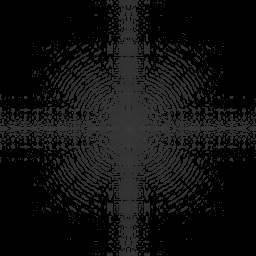
#> input picture Assignment 2 - ImageEnhancement/Images/0.05PowerTransform.png, 256 x 256 px, given in place of fourierspectrum.pgm, which was not available
$ python main.py
#> lines starting #> are read from the running program, lines starting #| are printed output that depends on the picture; long printed decimals are rounded; pictures that were not available may be replaced by others from this repository, and a replacement may not be noted
from PIL import Image
import numpy as np
import math
import cv2
import matplotlib.pyplot as plt

img = Image.open("./Images/fourierspectrum.pgm")
#> img is the input picture: PIL image 256x256 L; min 0, max 60, mean 16.2
# img.show()
img = np.asarray(img)

banker = Image.open("./Images/banker.jpeg")
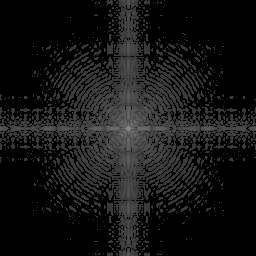
#> input picture Assignment 2 - ImageEnhancement/Images/0.2PowerTransform.png, 256 x 256 px, given in place of banker.jpeg, which was not available
#> banker is the input picture: PIL image 256x256 L; min 0, max 139, mean 20.5
banker = np.asarray(banker)

def logTransform(img, c):
    logImage = [[0 for x in range(len(img[0]))] for x in range(len(img))]
    i, j = 0, 0
    while i < len(img):
        while j < len(img[0]):
            logImage[i][j] = c * np.log(img[i][j]+1)
            j += 1
        j = 0
        i += 1
    logImage = Image.fromarray(np.array(logImage, dtype=np.uint8))
    logImage.save(f"./Images/LogTransform.png")
    logImage.show()

def powerTransform(img, c, y):
    powerImage = [[0 for x in range(len(img[0]))] for x in range(len(img))]
    i, j = 0, 0
    while i < len(img):
        while j < len(img[0]):
            powerImage[i][j] = c * np.power(img[i][j], y)
            j += 1
        j = 0
        i += 1
    powerImage = Image.fromarray(np.array(powerImage, dtype=np.uint32))
    powerImage.save(f"./Images/{y}PowerTransform.png")
    powerImage.show()

def histogramGrayscale(img):
    imgRaw = Image.fromarray(img, mode="L")
    imgRaw.show()
    # Histogram of each occurance of the 255 values
    hist = np.bincount(img.flatten(), minlength=256)
    plt.plot(hist, label="Original Image")

    # Generates a list with each pixel value (0-255). Used to calculate mean and std.
    histInv = []
    for i in range(len(hist)):
        histInv.extend([i] * hist[i])
    print("Original Image: ")
    print(f'Mean: {np.mean(histInv)}')
    print(f'Standard Deviation: {np.std(histInv)}')
    # Percentage of each value
    hist = hist / np.sum(hist)

    # Cumulative percentage of each value
    cumHist = np.cumsum(hist)

    # New transofrm contrast map
    transformMap = np.floor(255 * cumHist).astype(np.uint8)

    # New contrast list where each value is derived from the transformMap
    constrastImg = [transformMap[x] for x in list(img.flatten())]

    # Histogram for new contrast image
    contrastHist = np.bincount(constrastImg, minlength=256)
    plt.plot(contrastHist, label="Contrast Image")

    # Generates a list with each new pixel value (0-255). Used to calculate mean and std.
    contrastHistInv = []
    for i in range(len(contrastHist)):
        contrastHistInv.extend([i] * contrastHist[i])
    print("Contrast Image: ")
    print(f'Mean: {np.mean(contrastHistInv)}')
    print(f'Standard Deviation: {np.std(contrastHistInv)}')

    # Reshaping contrast array to be 2D
    constrastImg = np.reshape(np.asarray(constrastImg), img.shape)
    constrastImg = Image.fromarray(constrastImg, mode="L")
    constrastImg.show()
    plt.legend()
    plt.show()


c = 255 / np.log(1 + np.max(img))
#> c = 62.03

# [10 lines of commented-out code are left out]
histogramGrayscale(banker)
#> in histogramGrayscale, `hist = np.bincount(img.flatten(), minlength=256)`: hist = 256 values, max 43948 at index 0, min 0 at index 1, mean 256
#> after the loop in histogramGrayscale, `for i in range(len(hist)):`: histInv = 65536 items
#| Mean: 20.471
#| Standard Deviation: 29.770
#> in histogramGrayscale, `hist = hist / np.sum(hist)`: hist = 256 values, max 0.671 at index 0, min 0 at index 1, mean 0.00391
#> in histogramGrayscale, `cumHist = np.cumsum(hist)`: cumHist = 256 values from 0.671 to 1
#> in histogramGrayscale, `transformMap = np.floor(255 * cumHist).astype(np.uint8)`: transformMap = 256 values from 171 to 255
#> in histogramGrayscale, `constrastImg = [transformMap[x] for x in list(img.flatten())]`: constrastImg = 65536 items
#> in histogramGrayscale, `contrastHist = np.bincount(constrastImg, minlength=256)`: contrastHist = 256 values, max 43948 at index 171, min 0 at index 0, mean 256
#> after the loop in histogramGrayscale, `for i in range(len(contrastHist)):`: contrastHistInv = 65536 items
#| Mean: 189.318
#| Standard Deviation: 27.848
#> in histogramGrayscale, `constrastImg = np.reshape(np.asarray(constrastImg), img.shape)`:
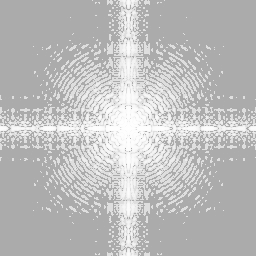
#> constrastImg: shape (256, 256); min 171, max 255, mean 189.3
#> in histogramGrayscale, `plt.show()`:
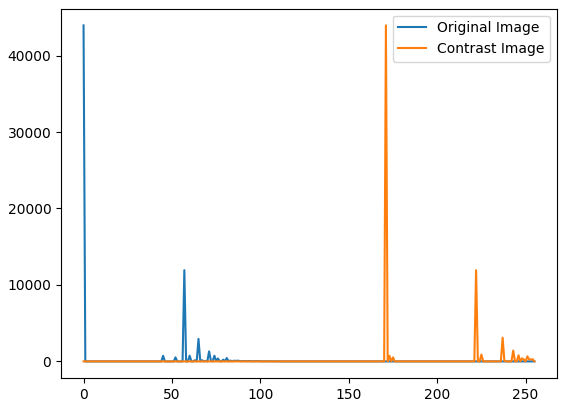
#> figure drawn by matplotlib, 1 panel; curve peaks at x = 0, y = 43948; curve peaks at x = 171, y = 43948
